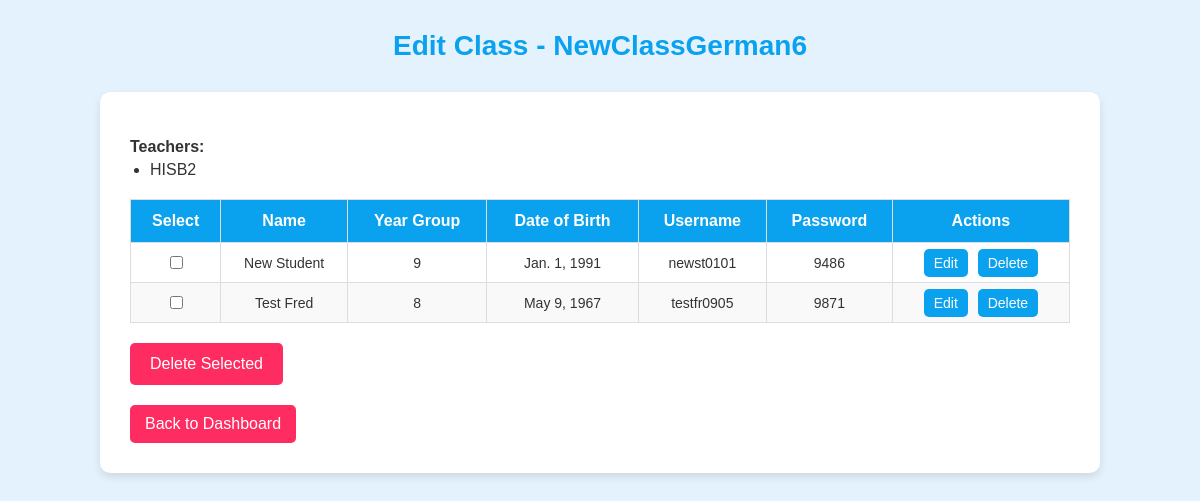
The page /edit-class/486a7a3d-af48-4ac6-b4a7-0cec3d2c80a4/ (signed in) on the database its author committed.
### learning/models.py (models this page shows, shortened)
class Class(models.Model):
    school = models.ForeignKey(School, on_delete=models.CASCADE)
    id = models.UUIDField(primary_key=True, default=uuid.uuid4, editable=False)
    name = models.CharField(max_length=100)
    language = models.CharField(max_length=50)
    teachers = models.ManyToManyField(User, related_name="shared_classes")
    icon = models.ImageField(upload_to="class_icons/", blank=True, null=True)
    vocabulary_lists = models.ManyToManyField("VocabularyList", related_name="linked_classes", blank=True)

class User(AbstractUser):
    is_student = models.BooleanField(default=False)
    is_teacher = models.BooleanField(default=False)
    is_lead_teacher = models.BooleanField(default=False)
    school = models.ForeignKey("School", on_delete=models.SET_NULL, null=True, blank=True)
    first_name = models.CharField(max_length=50, blank=False)
    last_name = models.CharField(max_length=50, blank=False)
    email = models.EmailField(unique=True)
    country = CountryField(blank_label="Select a country")
    premium_expiration = models.DateTimeField(default=now)
    subscription_id = models.CharField(max_length=255, blank=True, null=True)
    subscription_cancelled = models.BooleanField(default=False)
    ai_credits = models.IntegerField(default=1)  # Grant 1 credit on registration

class Student(models.Model):
    school = models.ForeignKey(School, on_delete=models.CASCADE)
    id = models.UUIDField(primary_key=True, default=uuid.uuid4, editable=False)
    first_name = models.CharField(max_length=50)
    last_name = models.CharField(max_length=50)
    year_group = models.IntegerField()
    date_of_birth = models.DateField()
    username = models.CharField(max_length=50, unique=True)
    password = models.CharField(max_length=50)
    classes = models.ManyToManyField(Class, related_name="students")
    last_login = models.DateTimeField(null=True, blank=True)
    total_points = models.PositiveIntegerField(default=0)
    weekly_points = models.PositiveIntegerField(default=0)
    monthly_points = models.PositiveIntegerField(default=0)
    weekly_points_last_reset = models.DateField(default=now)
    monthly_points_last_reset = models.DateField(default=now)
    last_activity = models.DateField(null=True, blank=True)  # Last day they practiced
    current_streak = models.PositiveIntegerField(default=0)  # How many days in a row
    highest_streak = models.PositiveIntegerField(default=0)  # Their best-ever streak
    assignments_completed = models.PositiveIntegerField(default=0)  # Number of completed assignments
    flashcard_games_played = models.PositiveIntegerField(default=0)
    match_up_games_played = models.PositiveIntegerField(default=0)
    destroy_wall_games_played = models.PositiveIntegerField(default=0)

### learning/views.py (the view)
# urls.py: path("edit-class/<uuid:class_id>/", views.edit_class, name="edit_class"),
@login_required
def edit_class(request, class_id):
    current_class = get_object_or_404(Class, id=class_id)
    students = current_class.students.all()
    if request.method == "POST":
        if "delete_selected" in request.POST:
            selected_students = request.POST.getlist("selected_students")
            Student.objects.filter(id__in=selected_students).delete()
            messages.success(request, "Selected students have been deleted.")
        return redirect("edit_class", class_id=class_id)
    return render(request, "learning/edit_class.html", {
        "class_instance": current_class,
        "students": students,
    })

### learning/templates/learning/edit_class.html (shortened to what this page needs)
<!DOCTYPE html>
<html lang="en">
<head>
</head>
<body>
  <div class="page-header">
    <h1>Edit Class - {{ class_instance.name }}</h1>
  </div>
  <div class="container">
    <div class="teacher-list">
      <p>Teachers:</p>
      <ul>
        {% for teacher in class_instance.teachers.all %}
          <li>{{ teacher.username }}</li>
        {% endfor %}
      </ul>
    </div>
    <form method="POST">
      <table>
        <thead>
          <tr>
            <th>Select</th>
            <th>Name</th>
            <th>Year Group</th>
            <th>Date of Birth</th>
            <th>Username</th>
            <th>Password</th>
            <th>Actions</th>
          </tr>
        </thead>
        <tbody>
          {% for student in students %}
          <tr>
            <td><input type="checkbox" name="selected_students" value="{{ student.id }}"></td>
            <td>{{ student.first_name }} {{ student.last_name }}</td>
            <td>{{ student.year_group }}</td>
            <td>{{ student.date_of_birth }}</td>
            <td>{{ student.username }}</td>
            <td>{{ student.password }}</td>
            <td>
              <a href="{% url 'edit_student' student.id %}" class="action-link">Edit</a>
              <a href="{% url 'delete_student' student.id %}" class="action-link" onclick="return confirm('Are you sure you want to delete this student?');">Delete</a>
            </td>
          </tr>
          {% endfor %}
        </tbody>
      </table>
      <button type="submit" name="delete_selected">Delete Selected</button>
    </form>
    <a href="{% url 'teacher_dashboard' %}" class="back-link">Back to Dashboard</a>
  </div>
{% include 'messages.html' %}
</body>
</html>

### learning/templates/learning/edit_class.html (style rules this page uses)
*, *::before, *::after { box-sizing: border-box; }
body { font-family: Arial, sans-serif; background: #e3f2fd; margin: 0; padding: 20px; display: flex; flex-direction: column; align-items: center; min-height: 100vh; }
.page-header { width: 100%; max-width: 1000px; margin-bottom: 20px; text-align: center; position: relative; }
.page-header h1 { margin: 10px 0; font-size: 28px; color: #0aa2ef; }
.container { width: 100%; max-width: 1000px; background: #fff; padding: 30px; border-radius: 10px; box-shadow: 0 4px 8px rgba(0,0,0,0.1); }
.teacher-list { margin-bottom: 20px; }
.teacher-list p { font-weight: bold; color: #333; margin-bottom: 5px; }
.teacher-list ul { list-style-type: disc; padding-left: 20px; color: #333; margin: 0; }
.teacher-list li { margin: 5px 0; }
table { width: 100%; border-collapse: collapse; margin-top: 20px; }
table thead th { background-color: #0aa2ef; color: white; padding: 12px; text-align: center; font-size: 16px; border: 1px solid #ddd; }
table tbody td { padding: 10px; text-align: center; border: 1px solid #ddd; font-size: 14px; color: #333; }
table tbody tr:nth-child(even) { background-color: #f9f9f9; }
button[type="submit"], button[name="delete_selected"] { margin-top: 20px; background-color: #ff2c61; color: #fff; border: none; padding: 12px 20px; border-radius: 5px; font-size: 16px; cursor: pointer; transition: background-color 0.3s ease; }
a.action-link { background-color: #0aa2ef; color: #fff; padding: 6px 10px; border-radius: 5px; text-decoration: none; font-size: 14px; margin: 0 3px; transition: background-color 0.3s ease; }
.back-link { display: inline-block; margin-top: 20px; background-color: #ff2c61; color: #fff; padding: 10px 15px; border-radius: 5px; text-decoration: none; transition: background-color 0.3s ease; }

### rows shown on the page
Class: name "NewClassGerman6"
User: username "HISB2"
Student: first_name "New", last_name "Student", year_group "9", date_of_birth "Jan. 1, 1991", username "newst0101", password "9486"
Student: first_name "Test", last_name "Fred", year_group "8", date_of_birth "May 9, 1967", username "testfr0905", password "9871"
